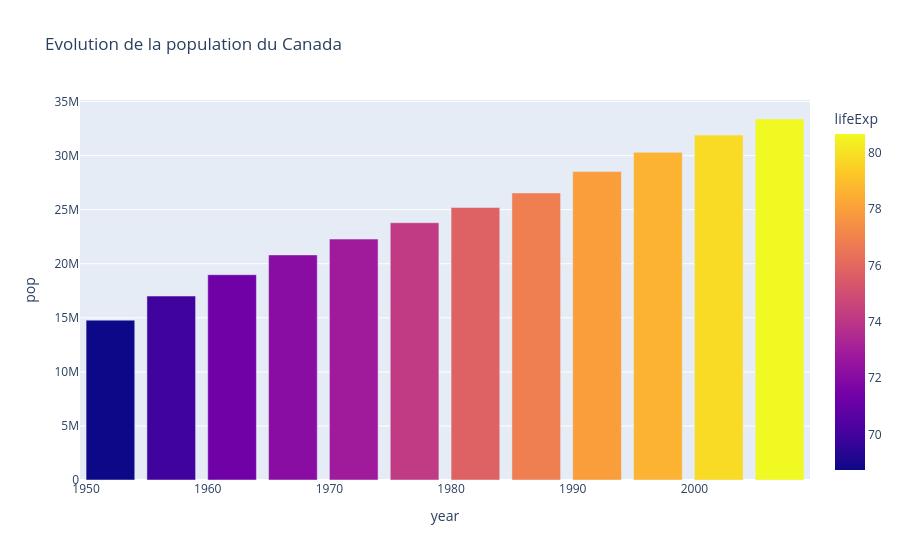

This figure's notebook cell:
### Code cell
fig = px.bar(df_canada, x='year', y='pop', title='Evolution de la population du Canada',
             hover_data=['lifeExp', 'gdpPercap'],
             color='lifeExp')
fig.show()

### Figure 1 — Plotly figure (JSON) as saved in the notebook; plotly's stock layout.template omitted (floating-point values rounded to 4 significant figures)
{"data": [{"customdata": [[68.75, 11370.0], [69.96, 12490.0], [71.3, 13460.0], [72.13, 16080.0], [72.88, 18970.0], [74.21, 22090.0], [75.76, 22900.0], [76.86, 26630.0], [77.95, 26340.0], [78.61, 28950.0], [79.77, 33330.0], [80.65, 36320.0]], "hovertemplate": "year=%{x}<br>pop=%{y}<br>lifeExp=%{marker.color}<br>gdpPercap=%{customdata[1]}<extra></extra>", "legendgroup": "", "marker": {"color": [68.75, 69.96, 71.3, 72.13, 72.88, 74.21, 75.76, 76.86, 77.95, 78.61, 79.77, 80.65], "coloraxis": "coloraxis", "pattern": {"shape": ""}}, "name": "", "orientation": "v", "showlegend": false, "textposition": "auto", "type": "bar", "x": [1952, 1957, 1962, 1967, 1972, 1977, 1982, 1987, 1992, 1997, 2002, 2007], "xaxis": "x", "y": [14785584, 17010154, 18985849, 20819767, 22284500, 23796400, 25201900, 26549700, 28523502, 30305843, 31902268, 33390141], "yaxis": "y"}], "layout": {"barmode": "relative", "coloraxis": {"colorbar": {"title": {"text": "lifeExp"}}, "colorscale": [[0, "#0d0887"], [0.1111, "#46039f"], [0.2222, "#7201a8"], [0.3333, "#9c179e"], [0.4444, "#bd3786"], [0.5556, "#d8576b"], [0.6667, "#ed7953"], [0.7778, "#fb9f3a"], [0.8889, "#fdca26"], [1, "#f0f921"]]}, "legend": {"tracegroupgap": 0}, "title": {"text": "Evolution de la population du Canada"}, "xaxis": {"anchor": "y", "domain": [0, 1], "title": {"text": "year"}}, "yaxis": {"anchor": "x", "domain": [0, 1], "title": {"text": "pop"}}}}
